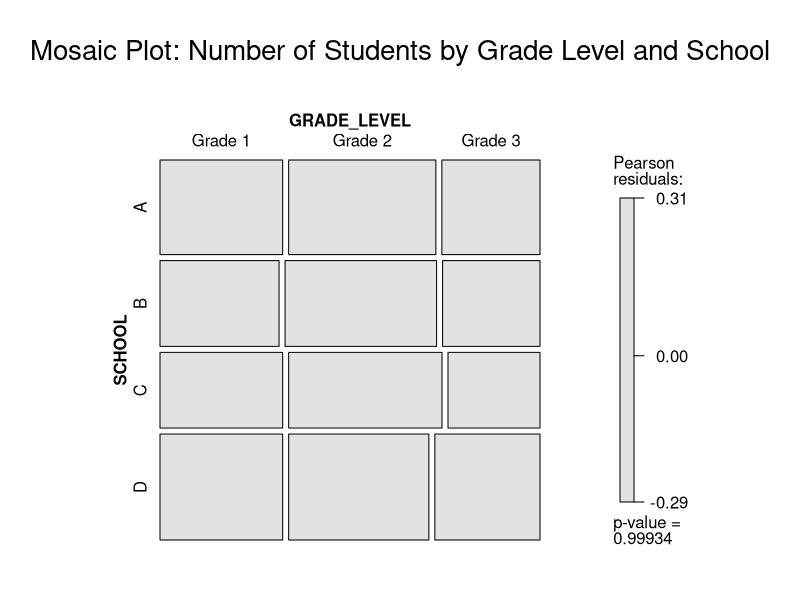
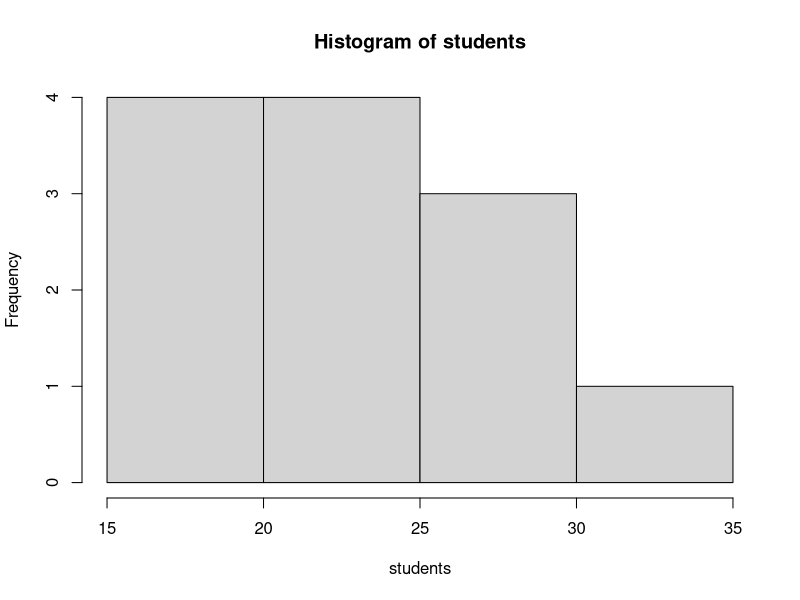
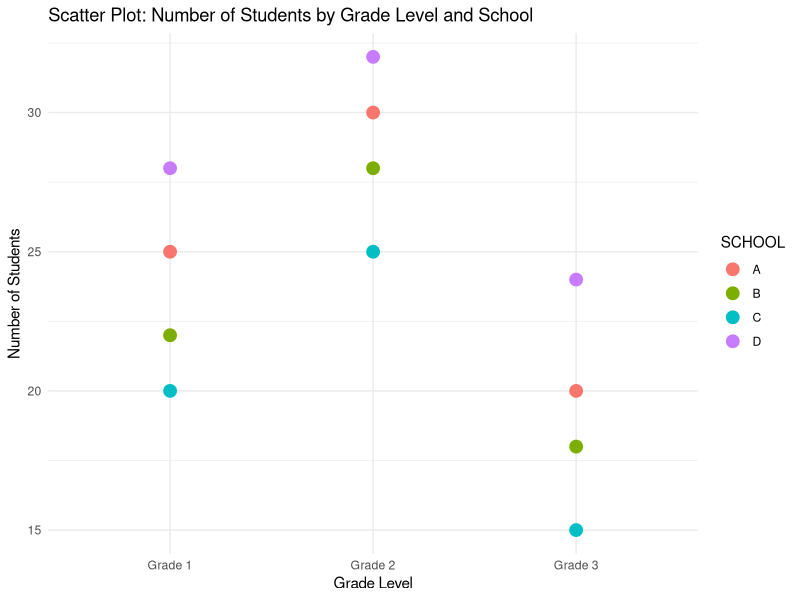

R code for these plots, in order:
library(ggplot2)
# Create the data frame
df <- data.frame(
  SCHOOL = c("A", "A", "A", "B", "B", "B", "C", "C", "C", "D", "D", "D"),
  GRADE_LEVEL = c("Grade 1", "Grade 2", "Grade 3", "Grade 1", "Grade 2", "Grade 3",
                  "Grade 1", "Grade 2", "Grade 3", "Grade 1", "Grade 2", "Grade 3"),
  NUMBER_OF_STUDENTS = c(25, 30, 20, 22, 28, 18, 20, 25, 15, 28, 32, 24)
)


# Load necessary libraries
library(vcd)

# Create the data frame
df <- data.frame(
  SCHOOL = c("A", "A", "A", "B", "B", "B", "C", "C", "C", "D", "D", "D"),
  GRADE_LEVEL = c("Grade 1", "Grade 2", "Grade 3", "Grade 1", "Grade 2", "Grade 3",
                  "Grade 1", "Grade 2", "Grade 3", "Grade 1", "Grade 2", "Grade 3"),
  NUMBER_OF_STUDENTS = c(25, 30, 20, 22, 28, 18, 20, 25, 15, 28, 32, 24)
)

# Convert the data frame to a contingency table
table_data <- xtabs(NUMBER_OF_STUDENTS ~ SCHOOL + GRADE_LEVEL, data = df)

# Create the mosaic plot
mosaic(table_data, shade = TRUE, legend = TRUE, main = "Mosaic Plot: Number of Students by Grade Level and School")




# 2 histogram
# Create a vector with the number of students
students <- c(25, 30, 20, 22, 28, 18, 20, 25, 15, 28, 32, 24)

# Create a histogram of the number of students
result <- hist(students)

# Print the histogram object
print(result)


# 3 scatter plot
# Create the scatter plot
ggplot(df, aes(x = GRADE_LEVEL, y = NUMBER_OF_STUDENTS, color = SCHOOL)) +
  geom_point(size = 4) +
  labs(x = 'Grade Level',
       y = 'Number of Students',
       title = 'Scatter Plot: Number of Students by Grade Level and School') +
  theme_minimal()


#install.packages("ggmosaic")
#library(ggmosaic)
#library(ggplot2)
# Create the mosaic plot
#ggplot(df, aes(x = product(SCHOOL, GRADE_LEVEL), fill = SCHOOL)) +
#  geom_mosaic() +
#  labs(x = "Grade Level", y = "School", title = "Mosaic Plot: School vs. Grade Level")
